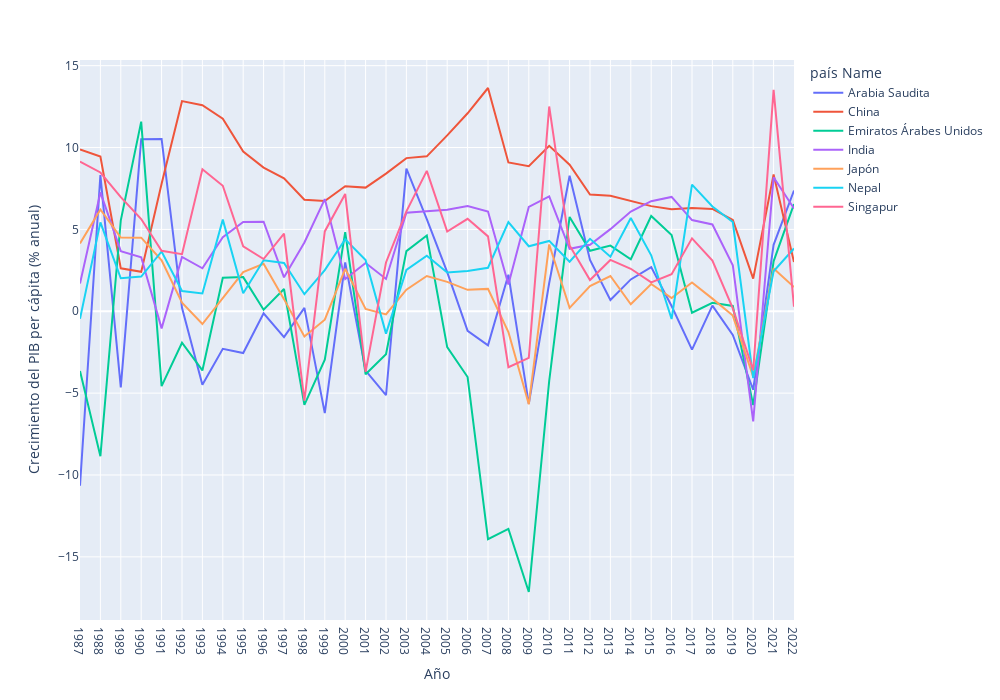

Notebook code cell kept with this figure:
### Code cell
px.line(data_frame=df_pivoted_continente,x="Año", y="Crecimiento del PIB per cápita (% anual)", color="país Name", height=700, width=1000)

### Figure 1 — Plotly figure (JSON) as saved in the notebook; plotly's stock layout.template omitted (floating-point values rounded to 4 significant figures)
{"data": [{"hovertemplate": "país Name=Arabia Saudita<br>Año=%{x}<br>Crecimiento del PIB per cápita (% anual)=%{y}<extra></extra>", "legendgroup": "Arabia Saudita", "line": {"color": "#636efa", "dash": "solid"}, "marker": {"symbol": "circle"}, "mode": "lines", "name": "Arabia Saudita", "orientation": "v", "showlegend": true, "type": "scatter", "x": ["1987", "1988", "1989", "1990", "1991", "1992", "1993", "1994", "1995", "1996", "1997", "1998", "1999", "2000", "2001", "2002", "2003", "2004", "2005", "2006", "2007", "2008", "2009", "2010", "2011", "2012", "2013", "2014", "2015", "2016", "2017", "2018", "2019", "2020", "2021", "2022"], "xaxis": "x", "y": [-10.65, 8.313, -4.647, 10.5, 10.52, 0.2142, -4.487, -2.294, -2.554, -0.1197, -1.574, 0.2085, -6.223, 2.989, -3.62, -5.128, 8.708, 5.627, 2.39, -1.201, -2.077, 2.233, -5.657, 1.725, 8.273, 3.134, 0.6911, 1.945, 2.695, 0.3216, -2.34, 0.3412, -1.445, -4.792, 4.057, 7.375], "yaxis": "y"}, {"hovertemplate": "país Name=China<br>Año=%{x}<br>Crecimiento del PIB per cápita (% anual)=%{y}<extra></extra>", "legendgroup": "China", "line": {"color": "#EF553B", "dash": "solid"}, "marker": {"symbol": "circle"}, "mode": "lines", "name": "China", "orientation": "v", "showlegend": true, "type": "scatter", "x": ["1987", "1988", "1989", "1990", "1991", "1992", "1993", "1994", "1995", "1996", "1997", "1998", "1999", "2000", "2001", "2002", "2003", "2004", "2005", "2006", "2007", "2008", "2009", "2010", "2011", "2012", "2013", "2014", "2015", "2016", "2017", "2018", "2019", "2020", "2021", "2022"], "xaxis": "x", "y": [9.881, 9.446, 2.621, 2.407, 7.782, 12.83, 12.58, 11.77, 9.755, 8.776, 8.124, 6.816, 6.733, 7.639, 7.552, 8.405, 9.355, 9.462, 10.74, 12.09, 13.64, 9.09, 8.856, 10.1, 8.954, 7.135, 7.051, 6.751, 6.421, 6.238, 6.302, 6.252, 5.575, 1.996, 8.351, 3.004], "yaxis": "y"}, {"hovertemplate": "país Name=Emiratos Árabes Unidos<br>Año=%{x}<br>Crecimiento del PIB per cápita (% anual)=%{y}<extra></extra>", "legendgroup": "Emiratos Árabes Unidos", "line": {"color": "#00cc96", "dash": "solid"}, "marker": {"symbol": "circle"}, "mode": "lines", "name": "Emiratos Árabes Unidos", "orientation": "v", "showlegend": true, "type": "scatter", "x": ["1987", "1988", "1989", "1990", "1991", "1992", "1993", "1994", "1995", "1996", "1997", "1998", "1999", "2000", "2001", "2002", "2003", "2004", "2005", "2006", "2007", "2008", "2009", "2010", "2011", "2012", "2013", "2014", "2015", "2016", "2017", "2018", "2019", "2020", "2021", "2022"], "xaxis": "x", "y": [-3.651, -8.852, 5.557, 11.58, -4.575, -1.922, -3.615, 2.043, 2.087, 0.09272, 1.359, -5.717, -2.959, 4.836, -3.852, -2.625, 3.671, 4.631, -2.19, -4.018, -13.92, -13.29, -17.15, -4.256, 5.763, 3.691, 4.013, 3.174, 5.817, 4.654, -0.08733, 0.5172, 0.3237, -5.731, 3.052, 6.547], "yaxis": "y"}, {"hovertemplate": "país Name=India<br>Año=%{x}<br>Crecimiento del PIB per cápita (% anual)=%{y}<extra></extra>", "legendgroup": "India", "line": {"color": "#ab63fa", "dash": "solid"}, "marker": {"symbol": "circle"}, "mode": "lines", "name": "India", "orientation": "v", "showlegend": true, "type": "scatter", "x": ["1987", "1988", "1989", "1990", "1991", "1992", "1993", "1994", "1995", "1996", "1997", "1998", "1999", "2000", "2001", "2002", "2003", "2004", "2005", "2006", "2007", "2008", "2009", "2010", "2011", "2012", "2013", "2014", "2015", "2016", "2017", "2018", "2019", "2020", "2021", "2022"], "xaxis": "x", "y": [1.692, 7.259, 3.674, 3.298, -1.045, 3.317, 2.627, 4.525, 5.453, 5.471, 2.072, 4.199, 6.851, 1.966, 2.945, 1.976, 6.017, 6.133, 6.206, 6.426, 6.094, 1.631, 6.372, 7.013, 3.818, 4.061, 5.015, 6.086, 6.721, 6.981, 5.568, 5.302, 2.812, -6.726, 8.184, 6.277], "yaxis": "y"}, {"hovertemplate": "país Name=Japón<br>Año=%{x}<br>Crecimiento del PIB per cápita (% anual)=%{y}<extra></extra>", "legendgroup": "Japón", "line": {"color": "#FFA15A", "dash": "solid"}, "marker": {"symbol": "circle"}, "mode": "lines", "name": "Japón", "orientation": "v", "showlegend": true, "type": "scatter", "x": ["1987", "1988", "1989", "1990", "1991", "1992", "1993", "1994", "1995", "1996", "1997", "1998", "1999", "2000", "2001", "2002", "2003", "2004", "2005", "2006", "2007", "2008", "2009", "2010", "2011", "2012", "2013", "2014", "2015", "2016", "2017", "2018", "2019", "2020", "2021", "2022"], "xaxis": "x", "y": [4.146, 6.219, 4.507, 4.494, 3.117, 0.5267, -0.7814, 0.8016, 2.391, 2.9, 0.7409, -1.538, -0.5157, 2.593, 0.1445, -0.1904, 1.318, 2.152, 1.794, 1.308, 1.367, -1.272, -5.681, 4.079, 0.2093, 1.537, 2.152, 0.4294, 1.668, 0.8054, 1.759, 0.7712, -0.2622, -3.997, 2.613, 1.478], "yaxis": "y"}, {"hovertemplate": "país Name=Nepal<br>Año=%{x}<br>Crecimiento del PIB per cápita (% anual)=%{y}<extra></extra>", "legendgroup": "Nepal", "line": {"color": "#19d3f3", "dash": "solid"}, "marker": {"symbol": "circle"}, "mode": "lines", "name": "Nepal", "orientation": "v", "showlegend": true, "type": "scatter", "x": ["1987", "1988", "1989", "1990", "1991", "1992", "1993", "1994", "1995", "1996", "1997", "1998", "1999", "2000", "2001", "2002", "2003", "2004", "2005", "2006", "2007", "2008", "2009", "2010", "2011", "2012", "2013", "2014", "2015", "2016", "2017", "2018", "2019", "2020", "2021", "2022"], "xaxis": "x", "y": [-0.4646, 5.427, 2.017, 2.12, 3.651, 1.233, 1.09, 5.597, 1.099, 3.117, 2.946, 1.044, 2.51, 4.4, 3.135, -1.366, 2.526, 3.39, 2.372, 2.453, 2.658, 5.442, 3.971, 4.297, 3.024, 4.424, 3.333, 5.701, 3.418, -0.4712, 7.731, 6.402, 5.452, -4.087, 2.442, 3.841], "yaxis": "y"}, {"hovertemplate": "país Name=Singapur<br>Año=%{x}<br>Crecimiento del PIB per cápita (% anual)=%{y}<extra></extra>", "legendgroup": "Singapur", "line": {"color": "#FF6692", "dash": "solid"}, "marker": {"symbol": "circle"}, "mode": "lines", "name": "Singapur", "orientation": "v", "showlegend": true, "type": "scatter", "x": ["1987", "1988", "1989", "1990", "1991", "1992", "1993", "1994", "1995", "1996", "1997", "1998", "1999", "2000", "2001", "2002", "2003", "2004", "2005", "2006", "2007", "2008", "2009", "2010", "2011", "2012", "2013", "2014", "2015", "2016", "2017", "2018", "2019", "2020", "2021", "2022"], "xaxis": "x", "y": [9.144, 8.476, 6.972, 5.632, 3.695, 3.484, 8.675, 7.665, 3.969, 3.191, 4.74, -5.458, 4.877, 7.166, -3.704, 2.979, 6.101, 8.572, 4.872, 5.648, 4.573, -3.415, -2.847, 12.51, 4.023, 1.904, 3.134, 2.595, 1.762, 2.266, 4.452, 3.09, 0.1784, -3.601, 13.52, 0.2738], "yaxis": "y"}], "layout": {"height": 700, "legend": {"title": {"text": "país Name"}, "tracegroupgap": 0}, "margin": {"t": 60}, "width": 1000, "xaxis": {"anchor": "y", "domain": [0, 1], "title": {"text": "Año"}}, "yaxis": {"anchor": "x", "domain": [0, 1], "title": {"text": "Crecimiento del PIB per cápita (% anual)"}}}}
